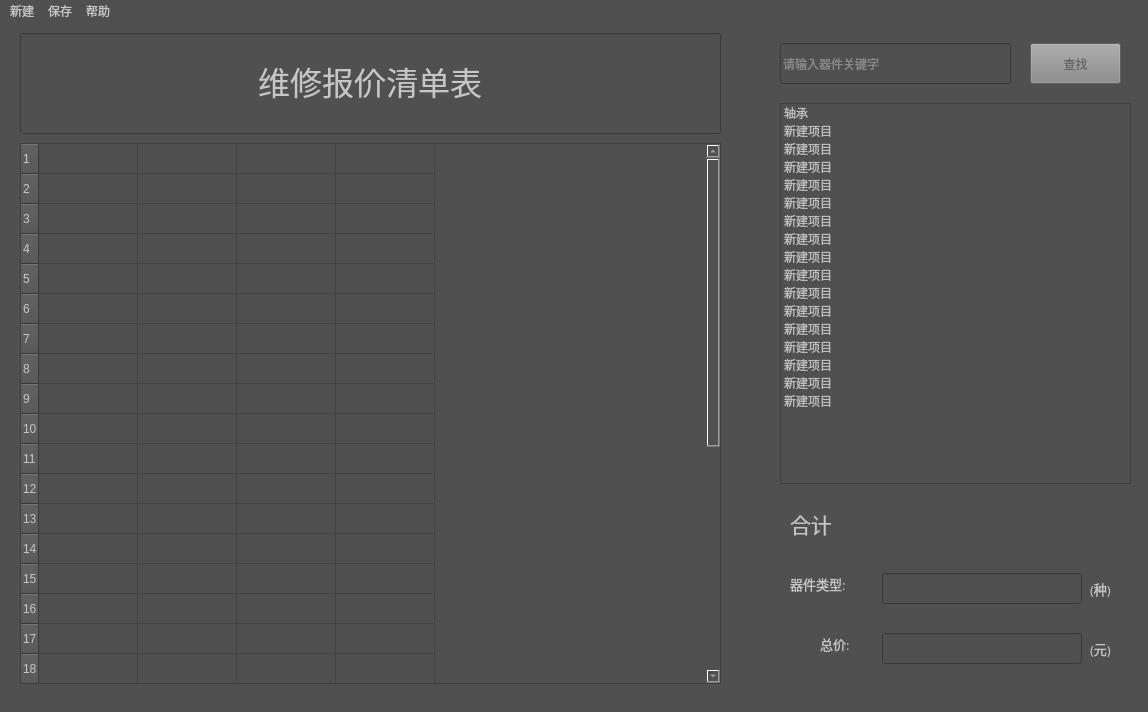
<?xml version="1.0" encoding="UTF-8"?>
<ui version="4.0">
 <class>MainWindow</class>
 <widget class="QMainWindow" name="MainWindow">
  <property name="geometry">
   <rect>
    <x>0</x>
    <y>0</y>
    <width>1148</width>
    <height>712</height>
   </rect>
  </property>
  <property name="windowTitle">
   <string>MainWindow</string>
  </property>
  <property name="styleSheet">
   <string notr="true">background-color: rgb(80, 80, 80);
color: rgb(198, 198, 198);</string>
  </property>
  <widget class="QWidget" name="centralwidget">
   <widget class="QWidget" name="widget" native="true">
    <property name="geometry">
     <rect>
      <x>780</x>
      <y>0</y>
      <width>361</width>
      <height>71</height>
     </rect>
    </property>
    <property name="styleSheet">
     <string notr="true">color: rgb(198, 198, 198);</string>
    </property>
    <widget class="QLineEdit" name="lineEdit">
     <property name="geometry">
      <rect>
       <x>0</x>
       <y>20</y>
       <width>231</width>
       <height>41</height>
      </rect>
     </property>
     <property name="text">
      <string/>
     </property>
     <property name="placeholderText">
      <string>请输入器件关键字</string>
     </property>
    </widget>
    <widget class="QPushButton" name="pushButton">
     <property name="geometry">
      <rect>
       <x>250</x>
       <y>20</y>
       <width>91</width>
       <height>41</height>
      </rect>
     </property>
     <property name="styleSheet">
      <string notr="true">background-color: rgb(136, 136, 136);
color: rgb(100, 100, 100);</string>
     </property>
     <property name="text">
      <string>查找</string>
     </property>
    </widget>
   </widget>
   <widget class="QTableWidget" name="tableWidget">
    <property name="geometry">
     <rect>
      <x>20</x>
      <y>120</y>
      <width>701</width>
      <height>541</height>
     </rect>
    </property>
    <property name="font">
     <font>
      <pointsize>1</pointsize>
     </font>
    </property>
    <property name="rowCount">
     <number>30</number>
    </property>
    <attribute name="horizontalHeaderVisible">
     <bool>false</bool>
    </attribute>
    <attribute name="horizontalHeaderDefaultSectionSize">
     <number>99</number>
    </attribute>
    <row/>
    <row/>
    <row/>
    <row/>
    <row/>
    <row/>
    <row/>
    <row/>
    <row/>
    <row/>
    <row/>
    <row/>
    <row/>
    <row/>
    <row/>
    <row/>
    <row/>
    <row/>
    <row/>
    <row/>
    <row/>
    <row/>
    <row/>
    <row/>
    <row/>
    <row/>
    <row/>
    <row/>
    <row/>
    <row/>
    <column>
     <property name="text">
      <string>序号</string>
     </property>
    </column>
    <column>
     <property name="text">
      <string>器件名称</string>
     </property>
    </column>
    <column>
     <property name="text">
      <string>单价</string>
     </property>
    </column>
    <column>
     <property name="text">
      <string>数量</string>
     </property>
    </column>
   </widget>
   <widget class="QListWidget" name="listWidget">
    <property name="geometry">
     <rect>
      <x>780</x>
      <y>80</y>
      <width>351</width>
      <height>381</height>
     </rect>
    </property>
    <property name="styleSheet">
     <string notr="true">color: rgb(189, 189, 189);</string>
    </property>
    <item>
     <property name="text">
      <string>轴承</string>
     </property>
    </item>
    <item>
     <property name="text">
      <string>新建项目</string>
     </property>
    </item>
    <item>
     <property name="text">
      <string>新建项目</string>
     </property>
    </item>
    <item>
     <property name="text">
      <string>新建项目</string>
     </property>
    </item>
    <item>
     <property name="text">
      <string>新建项目</string>
     </property>
    </item>
    <item>
     <property name="text">
      <string>新建项目</string>
     </property>
    </item>
    <item>
     <property name="text">
      <string>新建项目</string>
     </property>
    </item>
    <item>
     <property name="text">
      <string>新建项目</string>
     </property>
    </item>
    <item>
     <property name="text">
      <string>新建项目</string>
     </property>
    </item>
    <item>
     <property name="text">
      <string>新建项目</string>
     </property>
    </item>
    <item>
     <property name="text">
      <string>新建项目</string>
     </property>
    </item>
    <item>
     <property name="text">
      <string>新建项目</string>
     </property>
    </item>
    <item>
     <property name="text">
      <string>新建项目</string>
     </property>
    </item>
    <item>
     <property name="text">
      <string>新建项目</string>
     </property>
    </item>
    <item>
     <property name="text">
      <string>新建项目</string>
     </property>
    </item>
    <item>
     <property name="text">
      <string>新建项目</string>
     </property>
    </item>
    <item>
     <property name="text">
      <string>新建项目</string>
     </property>
    </item>
   </widget>
   <widget class="QLineEdit" name="lineEdit_2">
    <property name="geometry">
     <rect>
      <x>20</x>
      <y>10</y>
      <width>701</width>
      <height>101</height>
     </rect>
    </property>
    <property name="font">
     <font>
      <family>黑体</family>
      <pointsize>24</pointsize>
     </font>
    </property>
    <property name="styleSheet">
     <string notr="true">color: rgb(198, 198, 198);</string>
    </property>
    <property name="text">
     <string>维修报价清单表</string>
    </property>
    <property name="alignment">
     <set>Qt::AlignCenter</set>
    </property>
   </widget>
   <widget class="QWidget" name="widget_2" native="true">
    <property name="geometry">
     <rect>
      <x>780</x>
      <y>480</y>
      <width>351</width>
      <height>181</height>
     </rect>
    </property>
    <property name="font">
     <font>
      <family>黑体</family>
     </font>
    </property>
    <widget class="QLabel" name="label">
     <property name="geometry">
      <rect>
       <x>10</x>
       <y>0</y>
       <width>111</width>
       <height>41</height>
      </rect>
     </property>
     <property name="font">
      <font>
       <family>黑体</family>
       <pointsize>16</pointsize>
      </font>
     </property>
     <property name="text">
      <string>合计</string>
     </property>
    </widget>
    <widget class="QLabel" name="label_2">
     <property name="geometry">
      <rect>
       <x>10</x>
       <y>60</y>
       <width>81</width>
       <height>41</height>
      </rect>
     </property>
     <property name="font">
      <font>
       <family>黑体</family>
       <pointsize>10</pointsize>
      </font>
     </property>
     <property name="text">
      <string>器件类型:</string>
     </property>
    </widget>
    <widget class="QLabel" name="label_3">
     <property name="geometry">
      <rect>
       <x>40</x>
       <y>120</y>
       <width>41</width>
       <height>41</height>
      </rect>
     </property>
     <property name="font">
      <font>
       <family>黑体</family>
       <pointsize>10</pointsize>
      </font>
     </property>
     <property name="text">
      <string>总价:</string>
     </property>
    </widget>
    <widget class="QLineEdit" name="lineEdit_3">
     <property name="geometry">
      <rect>
       <x>102</x>
       <y>70</y>
       <width>200</width>
       <height>31</height>
      </rect>
     </property>
    </widget>
    <widget class="QLineEdit" name="lineEdit_4">
     <property name="geometry">
      <rect>
       <x>102</x>
       <y>130</y>
       <width>200</width>
       <height>31</height>
      </rect>
     </property>
    </widget>
    <widget class="QLabel" name="label_4">
     <property name="geometry">
      <rect>
       <x>310</x>
       <y>70</y>
       <width>41</width>
       <height>31</height>
      </rect>
     </property>
     <property name="font">
      <font>
       <family>黑体</family>
       <pointsize>10</pointsize>
      </font>
     </property>
     <property name="text">
      <string>(种)</string>
     </property>
    </widget>
    <widget class="QLabel" name="label_5">
     <property name="geometry">
      <rect>
       <x>310</x>
       <y>130</y>
       <width>41</width>
       <height>31</height>
      </rect>
     </property>
     <property name="font">
      <font>
       <family>黑体</family>
       <pointsize>10</pointsize>
      </font>
     </property>
     <property name="text">
      <string>(元)</string>
     </property>
    </widget>
   </widget>
  </widget>
  <widget class="QMenuBar" name="menubar">
   <property name="geometry">
    <rect>
     <x>0</x>
     <y>0</y>
     <width>1148</width>
     <height>26</height>
    </rect>
   </property>
   <widget class="QMenu" name="newMenu">
    <property name="autoFillBackground">
     <bool>false</bool>
    </property>
    <property name="title">
     <string>新建</string>
    </property>
    <addaction name="action_S"/>
    <addaction name="action_E"/>
   </widget>
   <widget class="QMenu" name="saveMenu">
    <property name="title">
     <string>保存</string>
    </property>
   </widget>
   <widget class="QMenu" name="helpMenu">
    <property name="title">
     <string>帮助</string>
    </property>
   </widget>
   <addaction name="newMenu"/>
   <addaction name="saveMenu"/>
   <addaction name="helpMenu"/>
  </widget>
  <widget class="QStatusBar" name="statusbar"/>
  <action name="action_S">
   <property name="text">
    <string>保存(S)</string>
   </property>
  </action>
  <action name="action_E">
   <property name="text">
    <string>退出(E)</string>
   </property>
  </action>
 </widget>
 <resources/>
 <connections/>
</ui>
